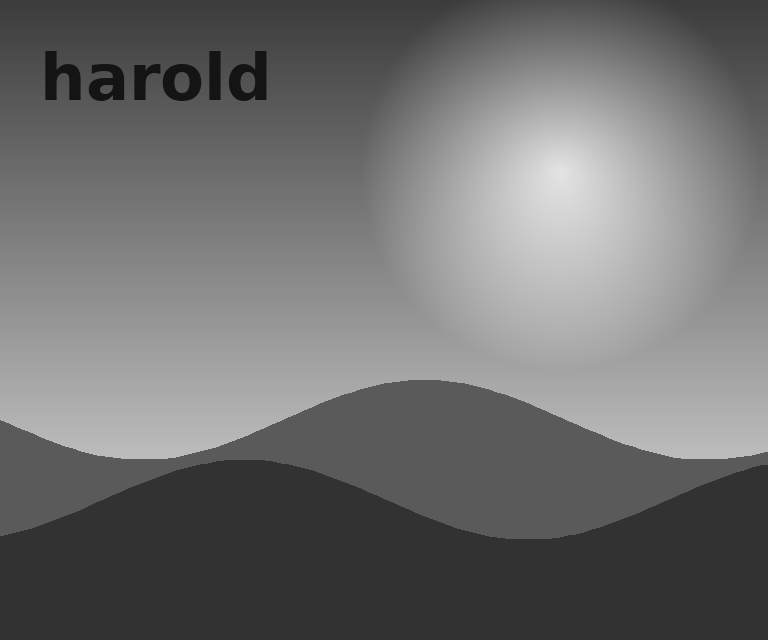
#> input picture photos/sample.png, 768 x 640 px
$ python convert_photos.py ../photos
#> lines starting #> are read from the running program, lines starting #| are printed output that depends on the picture
#!/usr/bin/env python3
"""Convert the images in photos/ into a C source file for the firmware.

Each image is rotated per its EXIF data, scaled to the printer's 384 px width,
tone-adjusted for thermal paper, Floyd-Steinberg dithered to 1 bit, and packed
MSB first with 1 = black. The output defines `photos[]` and `photo_count`
(see src/photos.h).

The build runs this automatically. To preview the dithered results:
    python3 tools/convert_photos.py photos --preview preview/
"""

import argparse
import sys
from pathlib import Path

try:
    from PIL import Image, ImageEnhance, ImageFilter, ImageOps
except ImportError:
    sys.exit("convert_photos.py needs Pillow: pip3 install pillow")

WIDTH = 384
EXTENSIONS = {".jpg", ".jpeg", ".png", ".bmp", ".gif", ".webp", ".tif", ".tiff"}
FLASH_WARN_BYTES = 3 * 1024 * 1024  # Pico 2 has 4 MB; leave room for code


def convert(path, max_height, gamma):
#> called with max_height = 768, gamma = 1.4
    img = Image.open(path)
#> img is the input picture: PIL image 768x640 L; min 20, max 227, mean 110.6
    img = ImageOps.exif_transpose(img)
    img = img.convert("L")

    h = round(img.height * WIDTH / img.width)
#> h = 320
    img = img.resize((WIDTH, h), Image.LANCZOS)
#> img: PIL image 384x320 L
    if h > max_height:
        top = (h - max_height) // 2
        img = img.crop((0, top, WIDTH, top + max_height))

    # Thermal heads print dark and lose shadow detail, so stretch the levels,
    # lift the midtones, and sharpen a little before dithering.
    img = ImageOps.autocontrast(img, cutoff=1)
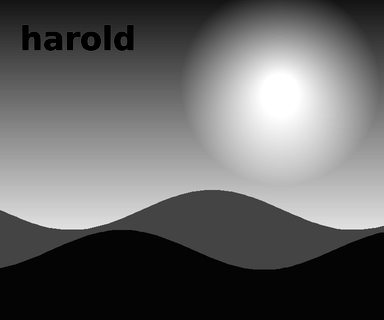
#> img: PIL image 384x320 L; min 0, max 255, mean 101.1
    img = img.point(lambda v: round(255 * (v / 255) ** (1 / gamma)))
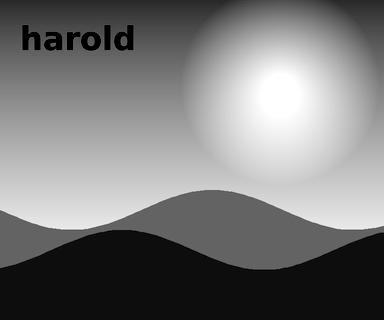
#> img: PIL image 384x320 L; min 0, max 255, mean 121.1
    img = img.filter(ImageFilter.UnsharpMask(radius=1.5, percent=80, threshold=2))
    img = ImageEnhance.Contrast(img).enhance(1.1)

    return img.convert("1", dither=Image.Dither.FLOYDSTEINBERG)
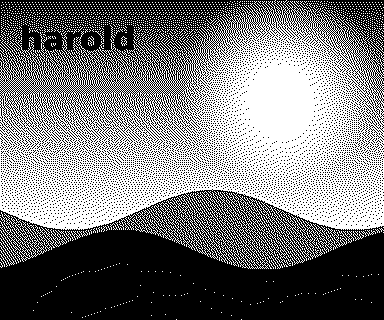
#> returned value: PIL image 384x320 1; 47.3% white in thin lines or dots


def pack(img):
    # In mode "1", 0 is black. The printer wants 1 = black, MSB first.
    w, h = img.size
#> w = 384; h = 320
    px = img.load()
    out = bytearray()
    for y in range(h):
        for xb in range(0, w, 8):
            byte = 0
            for bit in range(8):
                x = xb + bit
                if x < w and px[x, y] == 0:
                    byte |= 0x80 >> bit
            out.append(byte)
    return bytes(out)


def c_string(s):
    return '"' + s.replace("\\", "\\\\").replace('"', '\\"') + '"'


def main():
    ap = argparse.ArgumentParser(description=__doc__, formatter_class=argparse.RawDescriptionHelpFormatter)
    ap.add_argument("photo_dir", type=Path)
    ap.add_argument("--out", type=Path, help="C file to write")
    ap.add_argument("--preview", type=Path, help="also save dithered PNGs here")
    ap.add_argument("--max-height", type=int, default=768, help="crop taller images to this many px (default 768)")
    ap.add_argument("--gamma", type=float, default=1.4, help="midtone lift, >1 is lighter (default 1.4)")
    args = ap.parse_args()

    files = sorted(p for p in args.photo_dir.iterdir()
                   if p.is_file() and p.suffix.lower() in EXTENSIONS) if args.photo_dir.is_dir() else []

    entries = []
    total = 0
    for i, path in enumerate(files):
        try:
            img = convert(path, args.max_height, args.gamma)
        except Exception as e:  # noqa: BLE001 - skip unreadable files, keep building
            print(f"convert_photos: skipping {path.name}: {e}", file=sys.stderr)
            continue
        data = pack(img)
        total += len(data)
#> total = 15360
        entries.append((f"photo_{i}", path.name, img.size[1], data))
        if args.preview:
            args.preview.mkdir(parents=True, exist_ok=True)
            img.save(args.preview / (path.stem + ".png"))

    print(f"convert_photos: {len(entries)} photo(s), {total // 1024} KB", file=sys.stderr)
    if total > FLASH_WARN_BYTES:
        print(f"convert_photos: WARNING: {total // 1024} KB of photos may not fit in flash", file=sys.stderr)

    if not args.out:
        return

    lines = ["// Generated by tools/convert_photos.py. Do not edit.", "", '#include "photos.h"', ""]
    for sym, _, _, data in entries:
        lines.append(f"static const uint8_t {sym}[{len(data)}] = {{")
        for off in range(0, len(data), 24):
            lines.append("  " + ",".join(f"0x{b:02x}" for b in data[off:off + 24]) + ",")
        lines.append("};")
        lines.append("")
    lines.append("const photo_t photos[] = {")
    for sym, name, h, _ in entries:
        lines.append(f"  {{{c_string(name)}, {WIDTH}, {h}, {sym}}},")
    if not entries:
        lines.append("  {0},  // placeholder; photo_count is 0")
    lines.append("};")
    lines.append(f"const unsigned photo_count = {len(entries)};")
    lines.append("")

    args.out.parent.mkdir(parents=True, exist_ok=True)
    args.out.write_text("\n".join(lines))


if __name__ == "__main__":
    main()
